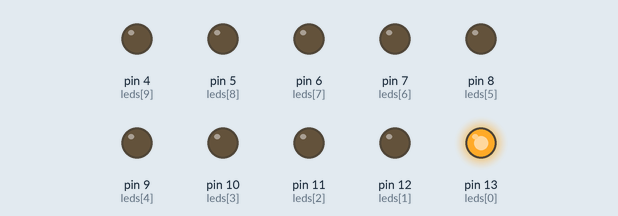
Recording of a sketch running on a simulated Arduino Uno, built with avr-gcc and run on an emulated ATmega328P. Parts: output pins drawn as LEDs (lit = HIGH).

Above: at 0.1 s.
At 1.1 s:
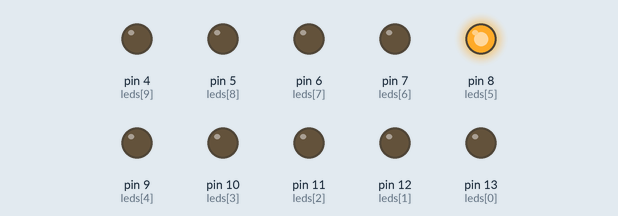
At 2.1 s:
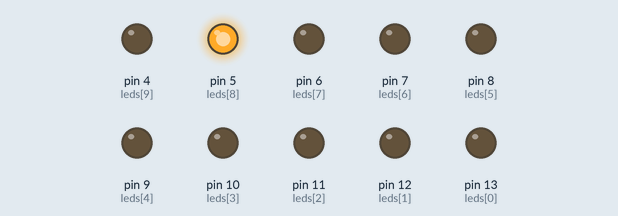
At 4.1 s:
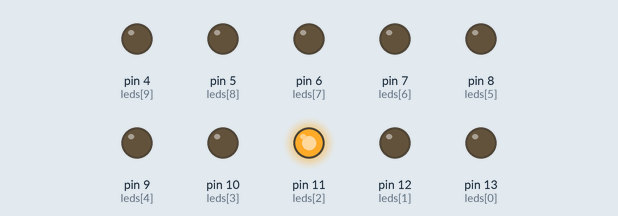
At 6.1 s:
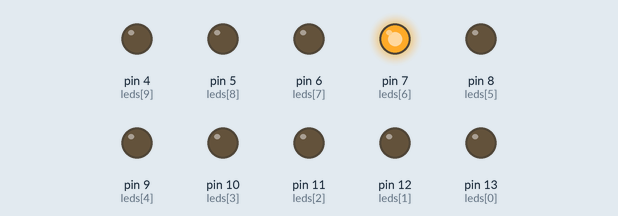
At 8.1 s:
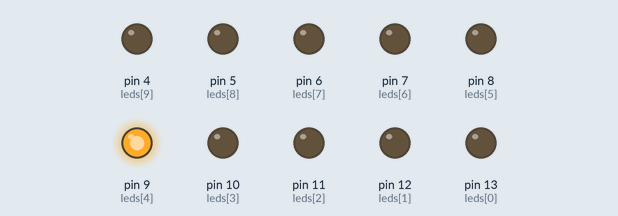
Timing chart, 0 to 8.4 s (numbered marks = the images above):
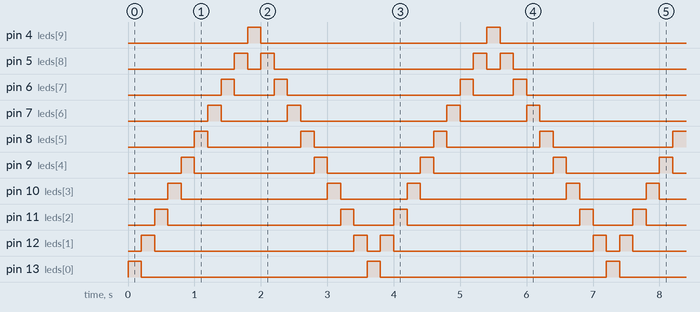

Measured:
- by itself, pin 4 (leds[9]), pin 13 (leds[0]): alternates HIGH for 0.20 s and LOW for 3.4 s
- by itself, pin 5 (leds[8]): repeats every 3.6 s: LOW 0.20 s, HIGH 0.20 s, LOW 3.0 s, HIGH 0.20 s
- by itself, pin 6 (leds[7]): repeats every 3.6 s: LOW 0.60 s, HIGH 0.20 s, LOW 2.6 s, HIGH 0.20 s
- by itself, pin 7 (leds[6]): repeats every 3.6 s: LOW 1.0 s, HIGH 0.20 s, LOW 2.2 s, HIGH 0.20 s
- by itself, pin 8 (leds[5]): repeats every 3.6 s: LOW 1.4 s, HIGH 0.20 s, LOW 1.8 s, HIGH 0.20 s
- by itself, pin 9 (leds[4]): repeats every 3.6 s: LOW 1.8 s, HIGH 0.20 s, LOW 1.4 s, HIGH 0.20 s
- by itself, pin 10 (leds[3]): repeats every 3.6 s: LOW 2.2 s, HIGH 0.20 s, LOW 1.0 s, HIGH 0.20 s
- by itself, pin 11 (leds[2]): repeats every 3.6 s: LOW 2.6 s, HIGH 0.20 s, LOW 0.60 s, HIGH 0.20 s

The sketch:

carro_fantastico.ino
```cpp
int leds[10] = {13, 12, 11, 10, 9, 8, 7, 6, 5, 4};
int i = 0;
bool flag = true;
void setup()
{
  for (int i = 0; i < 10; i++) {
    pinMode(leds[i], OUTPUT);
  }
}

void loop()
{
  if(flag){
    digitalWrite(leds[i++], HIGH);
    delay(200);
    digitalWrite(leds[i-1], LOW);
    if(i==9) flag = false;
  }else{
    digitalWrite(leds[i--], HIGH);
    delay(200);
    digitalWrite(leds[i+1], LOW);
    if(i==0) flag = true;


  }
}
```
